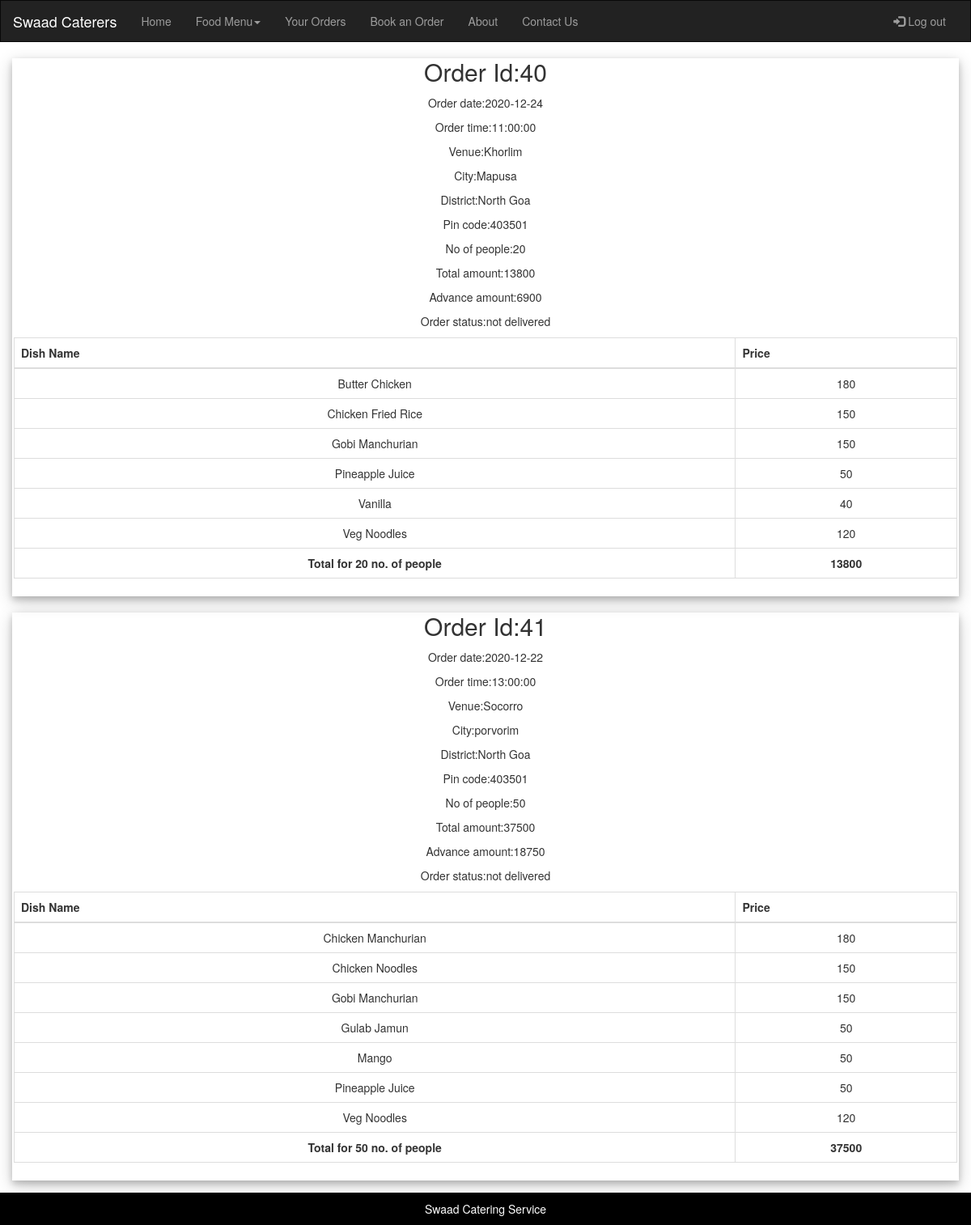
/your_orders.php (signed in), run on the app's committed database.
### tables this page shows
CREATE TABLE `order_details` (
  `order_id` int(11) NOT NULL,
  `order_date` date NOT NULL,
  `order_time` time NOT NULL,
  `venue` varchar(128) NOT NULL,
  `city` varchar(128) NOT NULL,
  `district` varchar(128) NOT NULL,
  `zip` int(11) NOT NULL,
  `payment_status` varchar(128) NOT NULL,
  `no_of_people` int(11) NOT NULL,
  `total_amt` int(11) NOT NULL,
  `advance_amt` int(11) NOT NULL,
  `order_status` varchar(128) NOT NULL,
  `cust_id` int(11) NOT NULL
);

CREATE TABLE `dishes` (
  `dish_name` varchar(128) NOT NULL,
  `price` float NOT NULL,
  `category` varchar(128) NOT NULL,
  `is_veg` tinyint(1) NOT NULL
);

### your_orders.php (the view, shortened to what this page needs)
<?php
    include_once 'header.php';
    if(isset($_SESSION["cust_id"])){
    $sql="select * from order_details where cust_id=".$_SESSION["cust_id"].";";
    $result=mysqli_query($conn,$sql);
    $result_check=mysqli_num_rows($result);
    if($result_check>0){
        while($row=mysqli_fetch_assoc($result)){
?>
<div class="card"  style="border-width: 2px;border-color: black;box-shadow: 0 4px 8px 0 rgba(0, 0, 0, 0.2), 0 6px 20px 0 rgba(0, 0, 0, 0.19);text-align: center;margin:15px;">
    <h2>Order Id:<?php echo $row["order_id"];?></h2>
    <div class="card-body" style="padding: 2px;">
        <p>Order date:<?php echo $row["order_date"];?></p>
        <p>Order time:<?php echo $row["order_time"];?></p>
        <p>Venue:<?php echo $row["venue"];?></p>
        <p>City:<?php echo $row["city"];?></p>
        <p>District:<?php echo $row["district"];?></p>
        <p>Pin code:<?php echo $row["zip"];?></p>
        <p>No of people:<?php echo $row["no_of_people"];?></p>
        <p>Total amount:<?php echo $row["total_amt"];?></p>
        <p>Advance amount:<?php echo $row["advance_amt"];?></p>
        <p>Order status:<?php echo $row["order_status"];?></p>
        <table class="table table-bordered">
        <thead>
        <tr>
            <th>Dish Name</th>
            <th>Price</th>
          </tr>
        </thead>
        <tbody>
        <?php
        $sql3="select dish_name from selected_dishes where order_id=".$row["order_id"].";";
        $result3=mysqli_query($conn,$sql3);
        if(mysqli_num_rows($result3)>0){
            while($row3=mysqli_fetch_assoc($result3)){
                $sql4="select * from dishes where dish_name='".$row3["dish_name"]."';";
                $result4=mysqli_query($conn,$sql4);
                if(mysqli_num_rows($result4)>0){
                    while($row4=mysqli_fetch_assoc($result4)){
        ?>
          <tr>
            <td><?php echo $row4["dish_name"]?></td>
            <td><?php echo $row4["price"]; }}}} ?></td>
          </tr>
          </tbody>
          <tfoot style='vertical-align:bottom;font-weight: bold;'><tr><td>Total for <?php echo $row["no_of_people"]; ?> no. of people</td><td><?php echo $row["total_amt"];  ?></td></tr></tfoot>
      </table>
    </div>
</div>
<?php
}
}
}
    include_once 'footer.php';
?>

### data on the page
order_details: order_id "40", order_date "2020-12-24", order_time "11:00:00", venue "Khorlim", city "Mapusa", district "North Goa", zip "403501", no_of_people "20", total_amt "13800", advance_amt "6900", order_status "not delivered"
dishes: dish_name "Butter Chicken", price "180"
dishes: dish_name "Chicken Fried Rice", price "150"
dishes: dish_name "Gobi Manchurian", price "150"
dishes: dish_name "Pineapple Juice", price "50"
dishes: dish_name "Vanilla", price "40"
dishes: dish_name "Veg Noodles", price "120"
order_details: order_id "41", order_date "2020-12-22", order_time "13:00:00", venue "Socorro", city "porvorim", district "North Goa", zip "403501", no_of_people "50", total_amt "37500", advance_amt "18750", order_status "not delivered"
dishes: dish_name "Chicken Manchurian", price "180"
dishes: dish_name "Chicken Noodles", price "150"
dishes: dish_name "Gulab Jamun", price "50"
dishes: dish_name "Mango", price "50"
